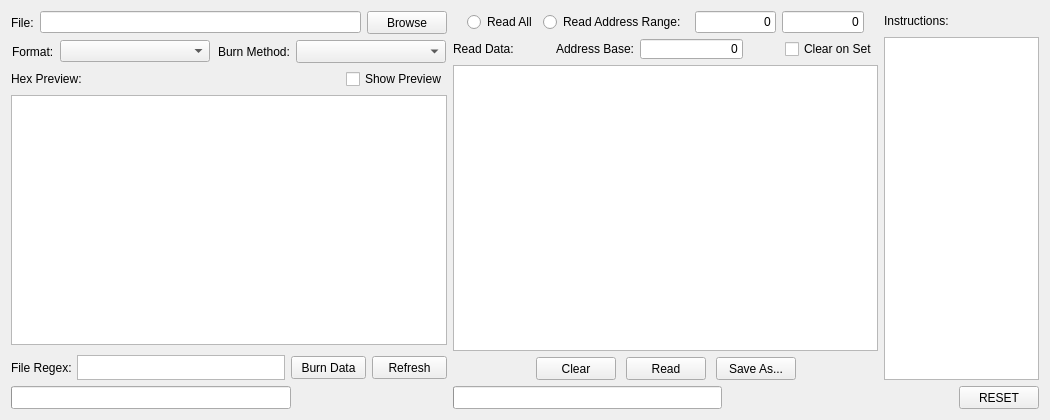
<?xml version="1.0" encoding="UTF-8"?>
<ui version="4.0">
 <class>GUI_PROGRAMMER</class>
 <widget class="QWidget" name="GUI_PROGRAMMER">
  <property name="geometry">
   <rect>
    <x>0</x>
    <y>0</y>
    <width>1050</width>
    <height>420</height>
   </rect>
  </property>
  <property name="sizePolicy">
   <sizepolicy hsizetype="Minimum" vsizetype="Minimum">
    <horstretch>0</horstretch>
    <verstretch>0</verstretch>
   </sizepolicy>
  </property>
  <property name="minimumSize">
   <size>
    <width>1050</width>
    <height>420</height>
   </size>
  </property>
  <property name="windowTitle">
   <string>Form</string>
  </property>
  <layout class="QGridLayout" name="gridLayout">
   <item row="0" column="10">
    <layout class="QVBoxLayout" name="InstructionsVLayout">
     <item>
      <widget class="QLabel" name="Instructions_Label">
       <property name="sizePolicy">
        <sizepolicy hsizetype="Fixed" vsizetype="Fixed">
         <horstretch>0</horstretch>
         <verstretch>0</verstretch>
        </sizepolicy>
       </property>
       <property name="minimumSize">
        <size>
         <width>0</width>
         <height>20</height>
        </size>
       </property>
       <property name="text">
        <string>Instructions:</string>
       </property>
      </widget>
     </item>
     <item>
      <widget class="QPlainTextEdit" name="Instructions_PlainText">
       <property name="sizePolicy">
        <sizepolicy hsizetype="Maximum" vsizetype="Expanding">
         <horstretch>0</horstretch>
         <verstretch>0</verstretch>
        </sizepolicy>
       </property>
       <property name="minimumSize">
        <size>
         <width>155</width>
         <height>340</height>
        </size>
       </property>
       <property name="frameShape">
        <enum>QFrame::StyledPanel</enum>
       </property>
       <property name="frameShadow">
        <enum>QFrame::Sunken</enum>
       </property>
       <property name="undoRedoEnabled">
        <bool>false</bool>
       </property>
       <property name="textInteractionFlags">
        <set>Qt::LinksAccessibleByMouse|Qt::TextSelectableByMouse</set>
       </property>
       <property name="backgroundVisible">
        <bool>false</bool>
       </property>
      </widget>
     </item>
    </layout>
   </item>
   <item row="1" column="10" alignment="Qt::AlignRight">
    <widget class="QPushButton" name="ResetGUI_Button">
     <property name="sizePolicy">
      <sizepolicy hsizetype="Fixed" vsizetype="Fixed">
       <horstretch>0</horstretch>
       <verstretch>0</verstretch>
      </sizepolicy>
     </property>
     <property name="minimumSize">
      <size>
       <width>75</width>
       <height>23</height>
      </size>
     </property>
     <property name="layoutDirection">
      <enum>Qt::LeftToRight</enum>
     </property>
     <property name="text">
      <string>RESET</string>
     </property>
     <property name="autoDefault">
      <bool>false</bool>
     </property>
    </widget>
   </item>
   <item row="0" column="1" rowspan="2">
    <layout class="QVBoxLayout" name="ProgramVLayout">
     <property name="sizeConstraint">
      <enum>QLayout::SetMaximumSize</enum>
     </property>
     <item>
      <layout class="QGridLayout" name="gridLayout_3">
       <item row="0" column="0">
        <widget class="QLabel" name="File_Label">
         <property name="sizePolicy">
          <sizepolicy hsizetype="Fixed" vsizetype="Fixed">
           <horstretch>0</horstretch>
           <verstretch>0</verstretch>
          </sizepolicy>
         </property>
         <property name="minimumSize">
          <size>
           <width>0</width>
           <height>23</height>
          </size>
         </property>
         <property name="text">
          <string>File:</string>
         </property>
        </widget>
       </item>
       <item row="0" column="1">
        <widget class="QLineEdit" name="File_LineEdit">
         <property name="sizePolicy">
          <sizepolicy hsizetype="MinimumExpanding" vsizetype="Fixed">
           <horstretch>2</horstretch>
           <verstretch>0</verstretch>
          </sizepolicy>
         </property>
         <property name="minimumSize">
          <size>
           <width>225</width>
           <height>20</height>
          </size>
         </property>
        </widget>
       </item>
       <item row="0" column="2">
        <widget class="QPushButton" name="BrowseFile_Button">
         <property name="sizePolicy">
          <sizepolicy hsizetype="Fixed" vsizetype="Fixed">
           <horstretch>0</horstretch>
           <verstretch>0</verstretch>
          </sizepolicy>
         </property>
         <property name="minimumSize">
          <size>
           <width>75</width>
           <height>23</height>
          </size>
         </property>
         <property name="text">
          <string>Browse</string>
         </property>
        </widget>
       </item>
      </layout>
     </item>
     <item>
      <layout class="QGridLayout" name="gridLayout_4">
       <item row="0" column="4">
        <widget class="QLabel" name="BurnMethod_Label">
         <property name="sizePolicy">
          <sizepolicy hsizetype="Fixed" vsizetype="Fixed">
           <horstretch>0</horstretch>
           <verstretch>0</verstretch>
          </sizepolicy>
         </property>
         <property name="minimumSize">
          <size>
           <width>0</width>
           <height>23</height>
          </size>
         </property>
         <property name="text">
          <string>Burn Method:</string>
         </property>
        </widget>
       </item>
       <item row="0" column="5">
        <widget class="QComboBox" name="BurnMethod_Combo">
         <property name="sizePolicy">
          <sizepolicy hsizetype="Fixed" vsizetype="Fixed">
           <horstretch>1</horstretch>
           <verstretch>0</verstretch>
          </sizepolicy>
         </property>
         <property name="minimumSize">
          <size>
           <width>150</width>
           <height>23</height>
          </size>
         </property>
        </widget>
       </item>
       <item row="0" column="6">
        <spacer name="horizontalSpacer_2">
         <property name="orientation">
          <enum>Qt::Horizontal</enum>
         </property>
         <property name="sizeHint" stdset="0">
          <size>
           <width>40</width>
           <height>20</height>
          </size>
         </property>
        </spacer>
       </item>
       <item row="0" column="0">
        <spacer name="horizontalSpacer_4">
         <property name="orientation">
          <enum>Qt::Horizontal</enum>
         </property>
         <property name="sizeHint" stdset="0">
          <size>
           <width>40</width>
           <height>20</height>
          </size>
         </property>
        </spacer>
       </item>
       <item row="0" column="1">
        <widget class="QLabel" name="FileFormat_Label">
         <property name="sizePolicy">
          <sizepolicy hsizetype="Fixed" vsizetype="Fixed">
           <horstretch>0</horstretch>
           <verstretch>0</verstretch>
          </sizepolicy>
         </property>
         <property name="minimumSize">
          <size>
           <width>0</width>
           <height>23</height>
          </size>
         </property>
         <property name="text">
          <string>Format:</string>
         </property>
        </widget>
       </item>
       <item row="0" column="2">
        <widget class="QComboBox" name="FileFormat_Combo">
         <property name="sizePolicy">
          <sizepolicy hsizetype="Fixed" vsizetype="Fixed">
           <horstretch>0</horstretch>
           <verstretch>0</verstretch>
          </sizepolicy>
         </property>
         <property name="minimumSize">
          <size>
           <width>150</width>
           <height>20</height>
          </size>
         </property>
        </widget>
       </item>
       <item row="0" column="3">
        <spacer name="horizontalSpacer">
         <property name="orientation">
          <enum>Qt::Horizontal</enum>
         </property>
         <property name="sizeHint" stdset="0">
          <size>
           <width>40</width>
           <height>20</height>
          </size>
         </property>
        </spacer>
       </item>
      </layout>
     </item>
     <item>
      <layout class="QGridLayout" name="ProgramControlGridLayou">
       <item row="2" column="0">
        <widget class="QLabel" name="FilePreview_Label">
         <property name="sizePolicy">
          <sizepolicy hsizetype="Fixed" vsizetype="Fixed">
           <horstretch>0</horstretch>
           <verstretch>0</verstretch>
          </sizepolicy>
         </property>
         <property name="minimumSize">
          <size>
           <width>0</width>
           <height>20</height>
          </size>
         </property>
         <property name="text">
          <string>Hex Preview:</string>
         </property>
        </widget>
       </item>
       <item row="2" column="3" alignment="Qt::AlignRight">
        <widget class="QCheckBox" name="FilePreview_CheckBox">
         <property name="sizePolicy">
          <sizepolicy hsizetype="Fixed" vsizetype="Fixed">
           <horstretch>0</horstretch>
           <verstretch>0</verstretch>
          </sizepolicy>
         </property>
         <property name="text">
          <string>Show Preview</string>
         </property>
        </widget>
       </item>
       <item row="2" column="1">
        <spacer name="horizontalSpacer_3">
         <property name="orientation">
          <enum>Qt::Horizontal</enum>
         </property>
         <property name="sizeHint" stdset="0">
          <size>
           <width>40</width>
           <height>20</height>
          </size>
         </property>
        </spacer>
       </item>
      </layout>
     </item>
     <item>
      <widget class="QPlainTextEdit" name="FilePreview_PlainText">
       <property name="minimumSize">
        <size>
         <width>425</width>
         <height>250</height>
        </size>
       </property>
       <property name="readOnly">
        <bool>true</bool>
       </property>
       <property name="plainText">
        <string/>
       </property>
      </widget>
     </item>
     <item>
      <layout class="QHBoxLayout" name="ProgramDisplayHLayout">
       <property name="topMargin">
        <number>5</number>
       </property>
       <item>
        <widget class="QLabel" name="FileRegex_Label">
         <property name="sizePolicy">
          <sizepolicy hsizetype="Fixed" vsizetype="Fixed">
           <horstretch>0</horstretch>
           <verstretch>0</verstretch>
          </sizepolicy>
         </property>
         <property name="minimumSize">
          <size>
           <width>60</width>
           <height>23</height>
          </size>
         </property>
         <property name="text">
          <string>File Regex:</string>
         </property>
        </widget>
       </item>
       <item>
        <widget class="QPlainTextEdit" name="FileRegex_PlainText">
         <property name="enabled">
          <bool>true</bool>
         </property>
         <property name="sizePolicy">
          <sizepolicy hsizetype="Expanding" vsizetype="Fixed">
           <horstretch>0</horstretch>
           <verstretch>0</verstretch>
          </sizepolicy>
         </property>
         <property name="minimumSize">
          <size>
           <width>160</width>
           <height>25</height>
          </size>
         </property>
         <property name="maximumSize">
          <size>
           <width>16777215</width>
           <height>25</height>
          </size>
         </property>
         <property name="frameShape">
          <enum>QFrame::StyledPanel</enum>
         </property>
         <property name="frameShadow">
          <enum>QFrame::Sunken</enum>
         </property>
         <property name="undoRedoEnabled">
          <bool>false</bool>
         </property>
         <property name="textInteractionFlags">
          <set>Qt::LinksAccessibleByMouse|Qt::TextSelectableByMouse</set>
         </property>
         <property name="backgroundVisible">
          <bool>false</bool>
         </property>
        </widget>
       </item>
       <item>
        <widget class="QPushButton" name="BurnData_Button">
         <property name="sizePolicy">
          <sizepolicy hsizetype="Fixed" vsizetype="Fixed">
           <horstretch>0</horstretch>
           <verstretch>0</verstretch>
          </sizepolicy>
         </property>
         <property name="minimumSize">
          <size>
           <width>75</width>
           <height>23</height>
          </size>
         </property>
         <property name="text">
          <string>Burn Data</string>
         </property>
         <property name="autoDefault">
          <bool>false</bool>
         </property>
        </widget>
       </item>
       <item>
        <widget class="QPushButton" name="RefreshPreview_Button">
         <property name="sizePolicy">
          <sizepolicy hsizetype="Fixed" vsizetype="Fixed">
           <horstretch>0</horstretch>
           <verstretch>0</verstretch>
          </sizepolicy>
         </property>
         <property name="minimumSize">
          <size>
           <width>75</width>
           <height>23</height>
          </size>
         </property>
         <property name="text">
          <string>Refresh</string>
         </property>
         <property name="autoDefault">
          <bool>false</bool>
         </property>
        </widget>
       </item>
      </layout>
     </item>
     <item>
      <layout class="QHBoxLayout" name="horizontalLayout_4">
       <item>
        <widget class="QProgressBar" name="Programmer_ProgressBar">
         <property name="sizePolicy">
          <sizepolicy hsizetype="Expanding" vsizetype="Fixed">
           <horstretch>0</horstretch>
           <verstretch>0</verstretch>
          </sizepolicy>
         </property>
         <property name="minimumSize">
          <size>
           <width>200</width>
           <height>23</height>
          </size>
         </property>
         <property name="value">
          <number>0</number>
         </property>
         <property name="textVisible">
          <bool>false</bool>
         </property>
        </widget>
       </item>
       <item>
        <widget class="QLabel" name="ProgrammerProgress_Label">
         <property name="sizePolicy">
          <sizepolicy hsizetype="Fixed" vsizetype="Fixed">
           <horstretch>0</horstretch>
           <verstretch>0</verstretch>
          </sizepolicy>
         </property>
         <property name="minimumSize">
          <size>
           <width>150</width>
           <height>23</height>
          </size>
         </property>
         <property name="text">
          <string/>
         </property>
         <property name="alignment">
          <set>Qt::AlignRight|Qt::AlignTrailing|Qt::AlignVCenter</set>
         </property>
        </widget>
       </item>
      </layout>
     </item>
    </layout>
   </item>
   <item row="0" column="9" rowspan="2">
    <layout class="QVBoxLayout" name="ReadVLayout">
     <item>
      <layout class="QGridLayout" name="ReadControlGridLayout"/>
     </item>
     <item>
      <layout class="QHBoxLayout" name="horizontalLayout">
       <item>
        <spacer name="horizontalSpacer_8">
         <property name="orientation">
          <enum>Qt::Horizontal</enum>
         </property>
         <property name="sizeHint" stdset="0">
          <size>
           <width>40</width>
           <height>20</height>
          </size>
         </property>
        </spacer>
       </item>
       <item>
        <widget class="QRadioButton" name="ReadAll_Radio">
         <property name="sizePolicy">
          <sizepolicy hsizetype="Fixed" vsizetype="Fixed">
           <horstretch>0</horstretch>
           <verstretch>0</verstretch>
          </sizepolicy>
         </property>
         <property name="minimumSize">
          <size>
           <width>0</width>
           <height>20</height>
          </size>
         </property>
         <property name="text">
          <string>Read All</string>
         </property>
         <attribute name="buttonGroup">
          <string notr="true">ReadData_RadioGroup</string>
         </attribute>
        </widget>
       </item>
       <item>
        <widget class="QRadioButton" name="ReadAddr_Radio">
         <property name="sizePolicy">
          <sizepolicy hsizetype="Fixed" vsizetype="Fixed">
           <horstretch>0</horstretch>
           <verstretch>0</verstretch>
          </sizepolicy>
         </property>
         <property name="minimumSize">
          <size>
           <width>0</width>
           <height>20</height>
          </size>
         </property>
         <property name="text">
          <string>Read Address Range: </string>
         </property>
         <attribute name="buttonGroup">
          <string notr="true">ReadData_RadioGroup</string>
         </attribute>
        </widget>
       </item>
       <item>
        <widget class="QLineEdit" name="ReadAddrLower_LineEdit">
         <property name="sizePolicy">
          <sizepolicy hsizetype="Fixed" vsizetype="Fixed">
           <horstretch>0</horstretch>
           <verstretch>0</verstretch>
          </sizepolicy>
         </property>
         <property name="minimumSize">
          <size>
           <width>50</width>
           <height>20</height>
          </size>
         </property>
         <property name="text">
          <string>0</string>
         </property>
         <property name="alignment">
          <set>Qt::AlignRight|Qt::AlignTrailing|Qt::AlignVCenter</set>
         </property>
        </widget>
       </item>
       <item>
        <widget class="QLineEdit" name="ReadAddrUpper_LineEdit">
         <property name="sizePolicy">
          <sizepolicy hsizetype="Fixed" vsizetype="Fixed">
           <horstretch>0</horstretch>
           <verstretch>0</verstretch>
          </sizepolicy>
         </property>
         <property name="minimumSize">
          <size>
           <width>50</width>
           <height>20</height>
          </size>
         </property>
         <property name="text">
          <string>0</string>
         </property>
         <property name="alignment">
          <set>Qt::AlignRight|Qt::AlignTrailing|Qt::AlignVCenter</set>
         </property>
        </widget>
       </item>
       <item>
        <spacer name="horizontalSpacer_9">
         <property name="orientation">
          <enum>Qt::Horizontal</enum>
         </property>
         <property name="sizeHint" stdset="0">
          <size>
           <width>40</width>
           <height>20</height>
          </size>
         </property>
        </spacer>
       </item>
      </layout>
     </item>
     <item>
      <layout class="QHBoxLayout" name="horizontalLayout_3">
       <item>
        <widget class="QLabel" name="ReadData_Label">
         <property name="sizePolicy">
          <sizepolicy hsizetype="Fixed" vsizetype="Fixed">
           <horstretch>0</horstretch>
           <verstretch>0</verstretch>
          </sizepolicy>
         </property>
         <property name="minimumSize">
          <size>
           <width>0</width>
           <height>20</height>
          </size>
         </property>
         <property name="text">
          <string>Read Data:</string>
         </property>
        </widget>
       </item>
       <item>
        <spacer name="horizontalSpacer_7">
         <property name="orientation">
          <enum>Qt::Horizontal</enum>
         </property>
         <property name="sizeHint" stdset="0">
          <size>
           <width>40</width>
           <height>20</height>
          </size>
         </property>
        </spacer>
       </item>
       <item>
        <widget class="QLabel" name="ReadAddrBase_Label">
         <property name="sizePolicy">
          <sizepolicy hsizetype="Fixed" vsizetype="Fixed">
           <horstretch>0</horstretch>
           <verstretch>0</verstretch>
          </sizepolicy>
         </property>
         <property name="text">
          <string>Address Base:</string>
         </property>
        </widget>
       </item>
       <item>
        <widget class="QLineEdit" name="ReadAddrBase_LineEdit">
         <property name="sizePolicy">
          <sizepolicy hsizetype="Fixed" vsizetype="Fixed">
           <horstretch>0</horstretch>
           <verstretch>0</verstretch>
          </sizepolicy>
         </property>
         <property name="minimumSize">
          <size>
           <width>60</width>
           <height>20</height>
          </size>
         </property>
         <property name="text">
          <string>0</string>
         </property>
         <property name="alignment">
          <set>Qt::AlignRight|Qt::AlignTrailing|Qt::AlignVCenter</set>
         </property>
        </widget>
       </item>
       <item>
        <spacer name="horizontalSpacer_10">
         <property name="orientation">
          <enum>Qt::Horizontal</enum>
         </property>
         <property name="sizeHint" stdset="0">
          <size>
           <width>40</width>
           <height>20</height>
          </size>
         </property>
        </spacer>
       </item>
       <item>
        <widget class="QCheckBox" name="ReadDataClearOnSet_CheckBox">
         <property name="sizePolicy">
          <sizepolicy hsizetype="Fixed" vsizetype="Fixed">
           <horstretch>0</horstretch>
           <verstretch>0</verstretch>
          </sizepolicy>
         </property>
         <property name="text">
          <string>Clear on Set</string>
         </property>
        </widget>
       </item>
      </layout>
     </item>
     <item>
      <widget class="QPlainTextEdit" name="ReadData_PlainText">
       <property name="minimumSize">
        <size>
         <width>425</width>
         <height>275</height>
        </size>
       </property>
       <property name="undoRedoEnabled">
        <bool>false</bool>
       </property>
       <property name="readOnly">
        <bool>true</bool>
       </property>
       <property name="textInteractionFlags">
        <set>Qt::LinksAccessibleByMouse|Qt::TextSelectableByMouse</set>
       </property>
      </widget>
     </item>
     <item>
      <layout class="QHBoxLayout" name="ReadDisplayHLayout">
       <property name="spacing">
        <number>10</number>
       </property>
       <property name="topMargin">
        <number>0</number>
       </property>
       <item>
        <spacer name="horizontalSpacer_5">
         <property name="orientation">
          <enum>Qt::Horizontal</enum>
         </property>
         <property name="sizeHint" stdset="0">
          <size>
           <width>40</width>
           <height>20</height>
          </size>
         </property>
        </spacer>
       </item>
       <item>
        <widget class="QPushButton" name="ReadDataClear_Button">
         <property name="sizePolicy">
          <sizepolicy hsizetype="Fixed" vsizetype="Fixed">
           <horstretch>0</horstretch>
           <verstretch>0</verstretch>
          </sizepolicy>
         </property>
         <property name="minimumSize">
          <size>
           <width>75</width>
           <height>23</height>
          </size>
         </property>
         <property name="text">
          <string>Clear</string>
         </property>
         <property name="autoDefault">
          <bool>false</bool>
         </property>
        </widget>
       </item>
       <item>
        <widget class="QPushButton" name="ReadData_Button">
         <property name="sizePolicy">
          <sizepolicy hsizetype="Fixed" vsizetype="Fixed">
           <horstretch>0</horstretch>
           <verstretch>0</verstretch>
          </sizepolicy>
         </property>
         <property name="minimumSize">
          <size>
           <width>75</width>
           <height>23</height>
          </size>
         </property>
         <property name="text">
          <string>Read</string>
         </property>
         <property name="autoDefault">
          <bool>false</bool>
         </property>
        </widget>
       </item>
       <item>
        <widget class="QPushButton" name="ReadDataSave_Button">
         <property name="sizePolicy">
          <sizepolicy hsizetype="Fixed" vsizetype="Fixed">
           <horstretch>0</horstretch>
           <verstretch>0</verstretch>
          </sizepolicy>
         </property>
         <property name="minimumSize">
          <size>
           <width>75</width>
           <height>23</height>
          </size>
         </property>
         <property name="text">
          <string>Save As...</string>
         </property>
         <property name="autoDefault">
          <bool>false</bool>
         </property>
        </widget>
       </item>
       <item>
        <spacer name="horizontalSpacer_6">
         <property name="orientation">
          <enum>Qt::Horizontal</enum>
         </property>
         <property name="sizeHint" stdset="0">
          <size>
           <width>40</width>
           <height>20</height>
          </size>
         </property>
        </spacer>
       </item>
      </layout>
     </item>
     <item>
      <layout class="QHBoxLayout" name="horizontalLayout_2">
       <item>
        <widget class="QProgressBar" name="ProgrammerRead_ProgressBar">
         <property name="minimumSize">
          <size>
           <width>200</width>
           <height>23</height>
          </size>
         </property>
         <property name="value">
          <number>0</number>
         </property>
         <property name="textVisible">
          <bool>false</bool>
         </property>
        </widget>
       </item>
       <item>
        <widget class="QLabel" name="ProgrammerRead_Label">
         <property name="sizePolicy">
          <sizepolicy hsizetype="Fixed" vsizetype="Fixed">
           <horstretch>0</horstretch>
           <verstretch>0</verstretch>
          </sizepolicy>
         </property>
         <property name="minimumSize">
          <size>
           <width>150</width>
           <height>23</height>
          </size>
         </property>
         <property name="text">
          <string/>
         </property>
         <property name="alignment">
          <set>Qt::AlignRight|Qt::AlignTrailing|Qt::AlignVCenter</set>
         </property>
        </widget>
       </item>
      </layout>
     </item>
    </layout>
   </item>
  </layout>
 </widget>
 <resources/>
 <connections/>
 <buttongroups>
  <buttongroup name="ReadData_RadioGroup"/>
 </buttongroups>
</ui>
